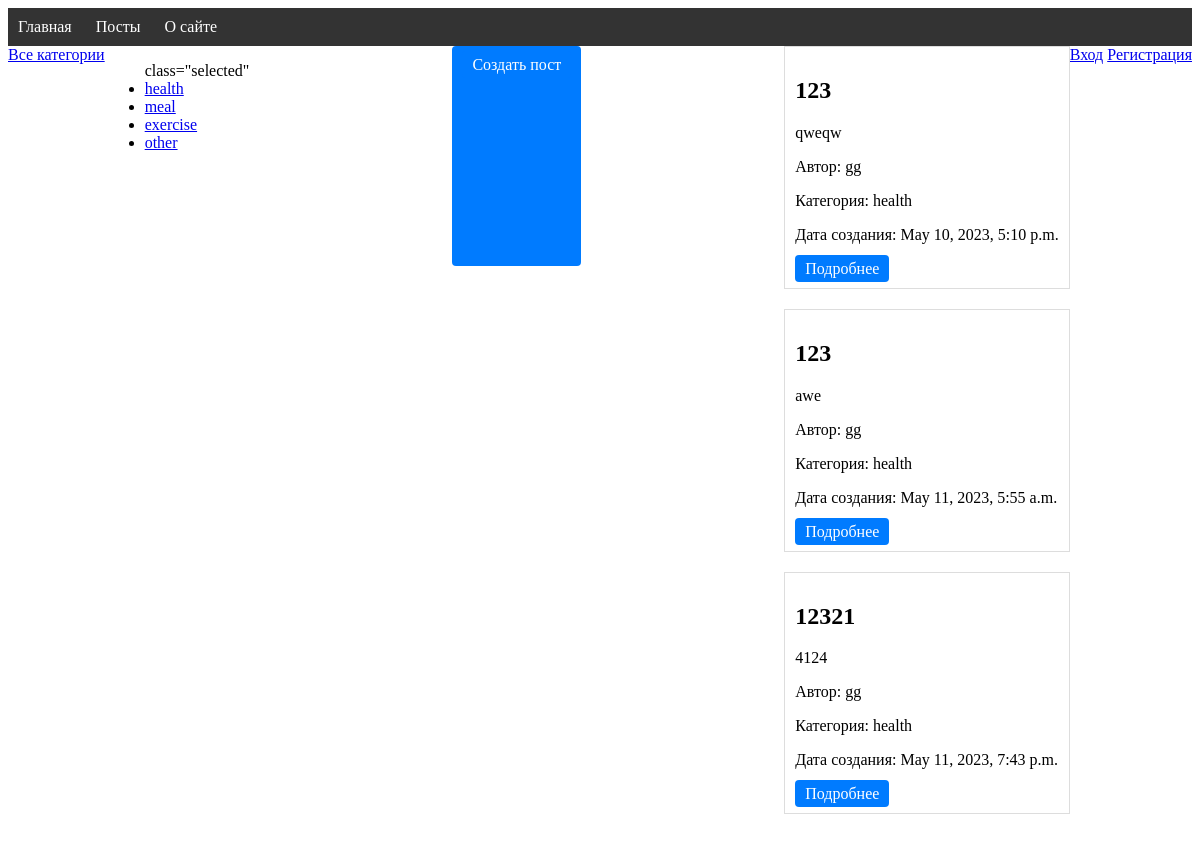
/posts/posts/1/, run on the app's committed database.
### post/models.py (models this page shows, shortened)
class CatPost(models.Model):
    CATEGORY_CHOICES = [
        ('health', 'Health'),
        ('meal', 'Meal'),
        ('exercise', 'Exercise')
    ]
    name_cat = models.CharField(max_length=20, choices=CATEGORY_CHOICES)
    def __str__(self):
        return self.name_cat

class Post(models.Model):
    title = models.CharField(max_length=20, verbose_name='Название')
    post_body = models.TextField(verbose_name='Описание')
    author = models.ForeignKey(User, on_delete=models.PROTECT, verbose_name='Автор')
    comments = models.CharField(max_length=200, verbose_name='Комментарии')
    date = models.DateTimeField(auto_now_add=True, verbose_name='Дата создания')
    cat = models.ForeignKey(CatPost, on_delete=models.PROTECT, verbose_name='Категория', null=True)

### user/models.py (models this page shows, shortened)
class User(AbstractBaseUser):
    username = models.CharField(max_length=20, verbose_name='Username', unique=True)
    password = models.CharField(max_length=128)
    email = models.EmailField(unique=True, null=True)
    is_active = models.BooleanField(default=True)
    is_staff = models.BooleanField(default=False)
    is_superuser = models.BooleanField(default=False)
    USERNAME_FIELD = 'username'
    REQUIRED_FIELDS = []
    objects = UserManager()
    def __init__(self, *args, **kwargs):
        super().__init__(*args, **kwargs)
        self.is_superuser = kwargs.get('is_superuser', False)
    def __str__(self):
        return self.username

### post/views.py (the view)
# urls.py: path('posts/', posts, name='posts'),
def posts(request, cat_selected=0):
    cat = CatPost.objects.all()
    if cat_selected == 0:
        posts = Post.objects.all()
    else:
        category = get_object_or_404(CatPost, pk=cat_selected)
        posts = Post.objects.filter(cat=category)
    context = {'cat': cat, 'cat_selected': cat_selected, 'posts': posts}
    return render(request, 'post/posts.html', context)

### post/templates/post/posts.html (shortened to what this page needs)
{% extends 'post/base.html' %}
{% block content %}
  <div class="content">
    <a href="{% url 'posts' %}" class="actions">Все категории</a>
    <ul>
        {% for c in cat %}
            {% if c.pk == cat_selected %} class="selected"{% endif %}
                {% if c.pk == cat_selected %}
                    <li><a href="{% url 'posts' c.pk %}" class="selected">{{ c.name_cat }}</a></li>
                {% else %}
                    <li><a href="{% url 'posts' c.pk %}">{{ c.name_cat }}</a></li>
                {% endif %}
        {% endfor %}
    </ul>
    </div>
    <div class="create">
      <a href="{% url 'create_post' %}" class="detail">Создать пост</a>
    </div>
    <div class="posts">
      {% for post in posts %}
        <div class="post">
          <h2>{{ post.title }}</h2>
          <p>{{ post.post_body }}</p>
          <p>Автор: {{ post.author }}</p>
          <p>Категория: {{ post.cat }}</p>
          <p>Дата создания: {{ post.date }}</p>
          <a href="{% url 'post_detail' post.id %}" class="detail">Подробнее</a>
        </div>
      {% empty %}
        <p>Постов нет</p>
      {% endfor %}
    </div>
  </div>
{% endblock %}

### user/static/css/style.css (style rules this page uses)
.content { display: flex; flex-direction: row; }
.post { border: 1px solid #ddd; margin-bottom: 20px; padding: 10px; }
.actions { display: flex; margin-bottom: 20px; width: 100%; max-height: 200px; overflow-y: auto; }
.create { background-color: #007bff; border-radius: 4px; color: #fff; padding: 10px; text-decoration: none; max-height: 200px; }
.detail { background-color: #007bff; border-radius: 4px; color: #fff; padding: 5px 10px; text-decoration: none; }
.content { display: flex; flex-direction: row; justify-content: space-between; }

### data on the page
CatPost: shows "class=\"selected\"", name_cat "health"
CatPost: name_cat "meal"
CatPost: name_cat "exercise"
CatPost: name_cat "other"
Post: title "123", post_body "qweqw", author "gg", cat "health", date "May 10, 2023, 5:10 p.m."
Post: title "123", post_body "awe", author "gg", cat "health", date "May 11, 2023, 5:55 a.m."
Post: title "12321", post_body "4124", author "gg", cat "health", date "May 11, 2023, 7:43 p.m."
